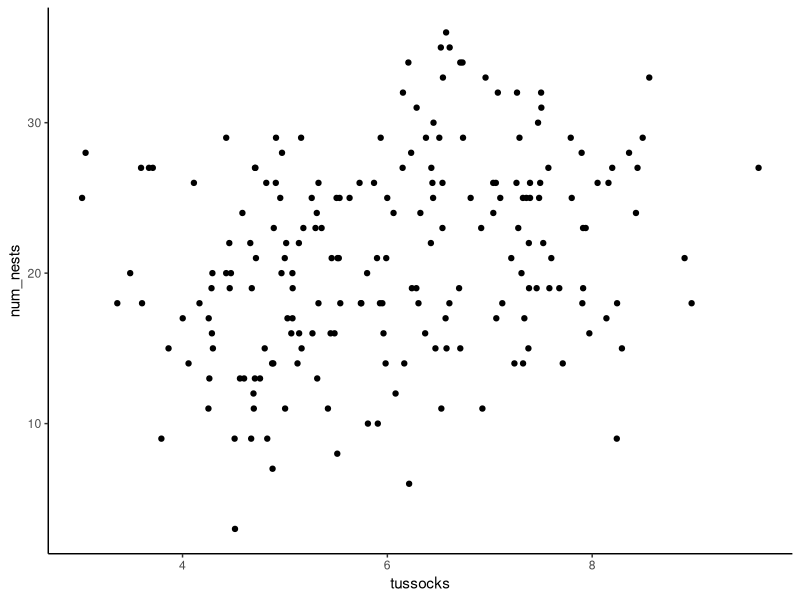
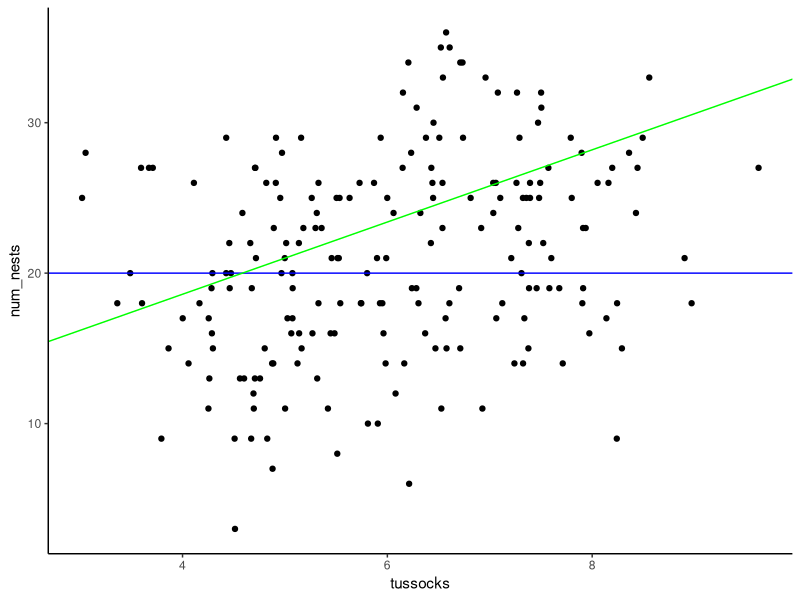
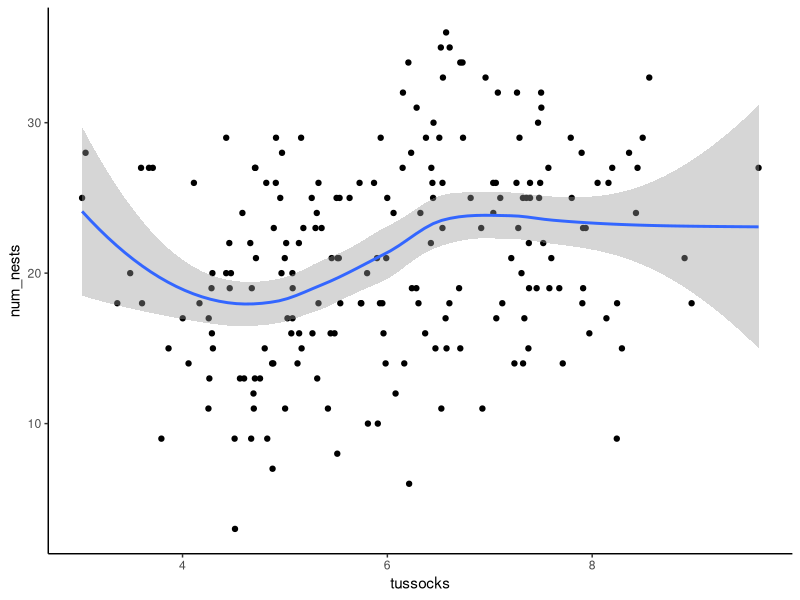
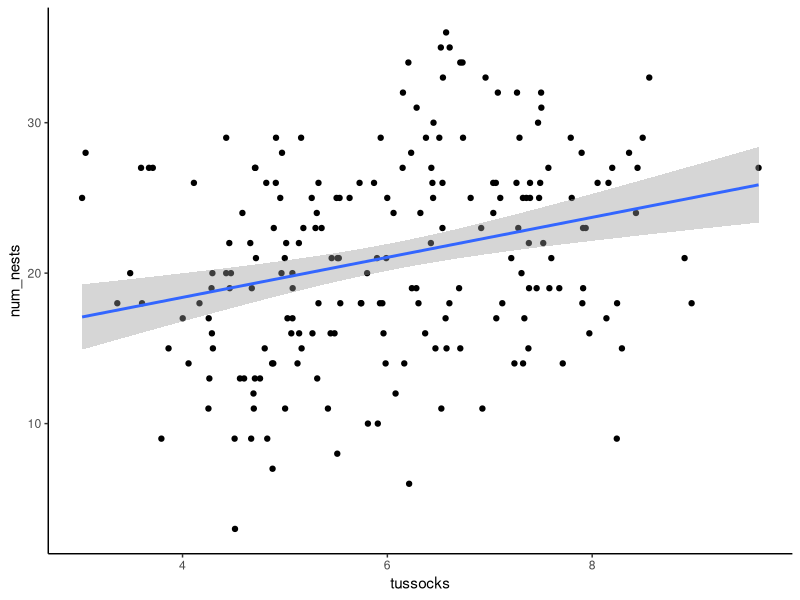
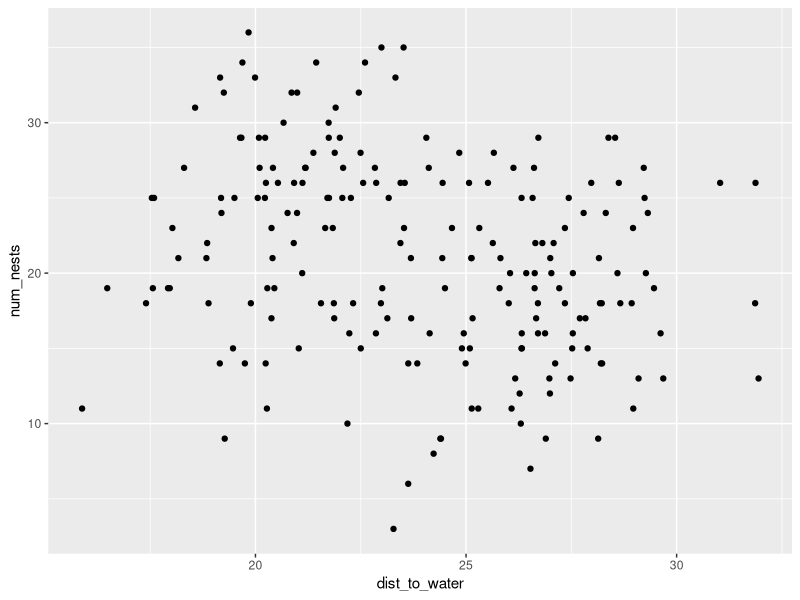
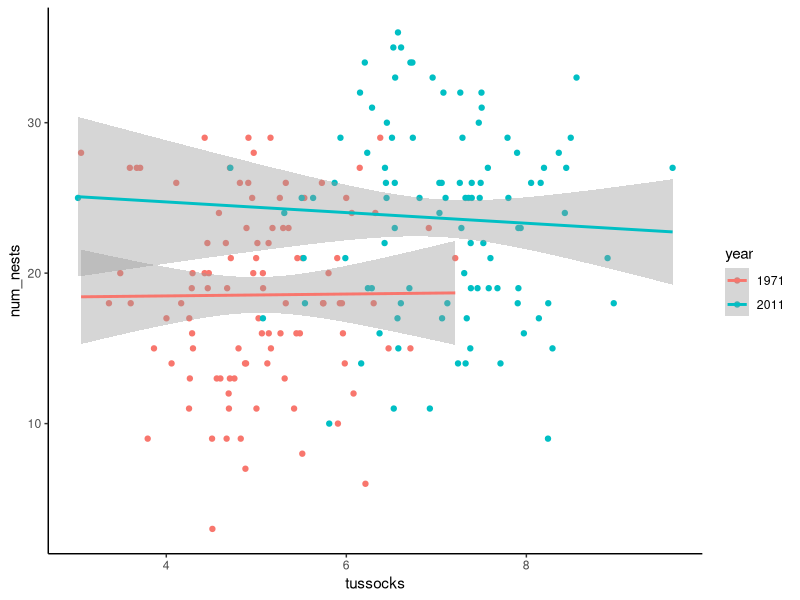
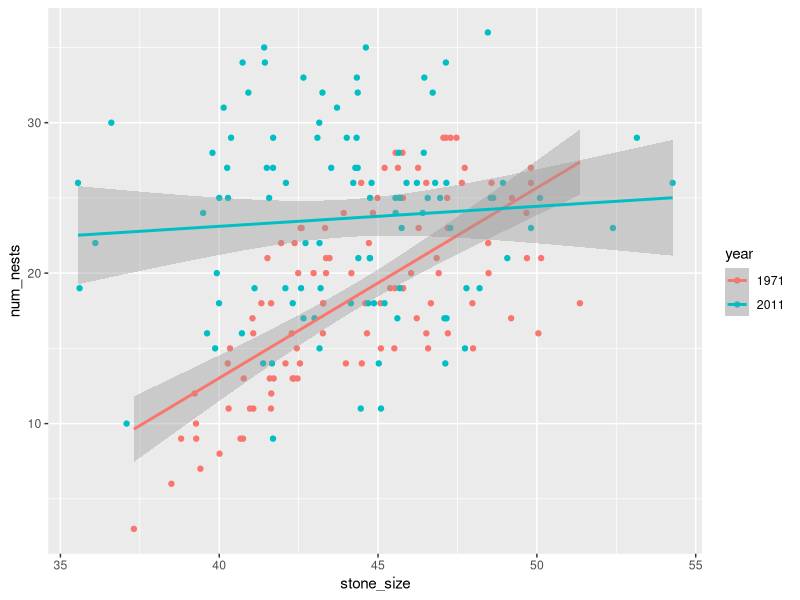
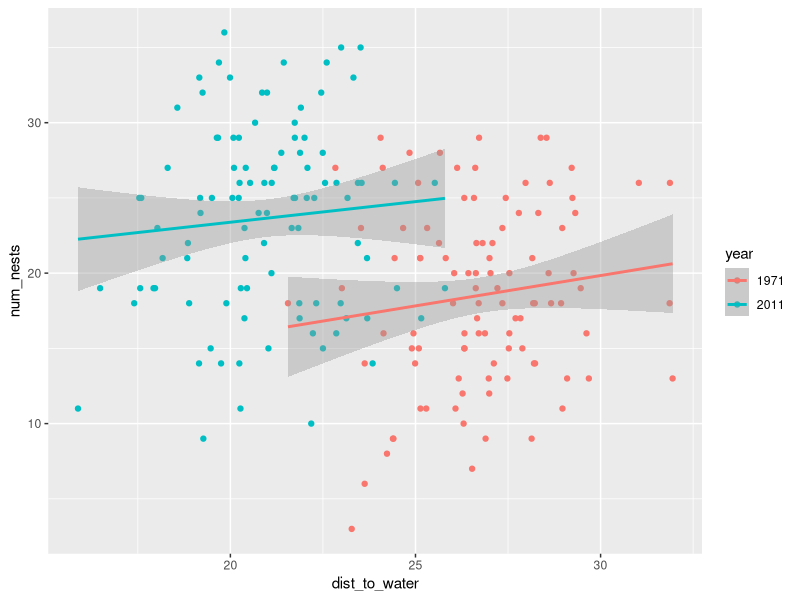

R code for these plots, in order:
## ---- chunk 1
knitr::opts_chunk$set(echo = TRUE)
## ---- chunk 2
library(tidyverse)

# importing the data
site_data = read_csv("../data/site_changes.csv")
glimpse(site_data)

# filtering so we just have the most current data set at our dispsoal
site_data_2011 = site_data %>% 
  filter(year == 2011)

# plotting
ggplot(site_data, aes(x = tussocks, y = num_nests)) +
  geom_point() +
  theme_classic()

## ---- chunk 3
ggplot(site_data, aes(x = tussocks, y = num_nests)) +
  geom_point() +
  geom_abline(slope = 0, intercept = 20, color = "blue") +
  geom_abline(slope = 2.4, intercept = 9, color = "green") +
  theme_classic()
## ---- chunk 4
# do a regular smooth first
ggplot(site_data, aes(x = tussocks, y = num_nests)) +
  geom_point() +
  geom_smooth() +
  theme_classic()

ggplot(site_data, aes(x = tussocks, y = num_nests)) +
  geom_point() +
  geom_smooth(method = "lm") +
  theme_classic()

## ---- chunk 5
# specifying our model  
tussock_mod = lm(num_nests ~ tussocks, data = site_data)
summary(tussock_mod)

## ---- chunk 6
lm_dist = lm(num_nests ~ dist_to_water, data = site_data)
summary(lm_dist)
ggplot(site_data, aes(x = dist_to_water, y = num_nests)) +
  geom_point()
## ---- chunk 7
site_data = site_data %>%
  mutate(year = as.factor(year))

site_data_2011 = site_data %>%
  filter(year == 2011)

full_mod = lm(num_nests ~ tussocks*dist_to_water*stone_size, 
              data = site_data_2011)
summary(full_mod)
# Be sure to explain interaction here (plus verus *)
# Ok, so this doesn't tell us much
## ---- chunk 8
tussock_mod = lm(num_nests ~ tussocks, 
                 data = site_data_2011)
summary(tussock_mod)

# So this is weird right, because we saw a pattern in tussocks before... with 
# the full dataset. So what's going on?

tussock_time_mod = lm(num_nests ~ tussocks*year, data = site_data)
summary(tussock_time_mod)

# This is a bit harder to interpret, lets look at a figure
ggplot(site_data, aes(x = tussocks, y = num_nests, color = year)) +
  geom_point() +
  geom_smooth(method = "lm") +
  theme_classic()
## ---- chunk 9
ggplot(site_data, aes(x = stone_size, y = num_nests, color = year)) +
  geom_point() +
  geom_smooth(method = "lm")

stone_size_mod = lm(num_nests ~ stone_size*year, data = site_data)
summary(stone_size_mod)

ggplot(site_data, aes(x = dist_to_water, y = num_nests, color = year)) +
  geom_point() +
  geom_smooth(method = "lm")

dist_to_water_mod = lm(num_nests ~ dist_to_water*year, data = site_data)
summary(dist_to_water_mod)
